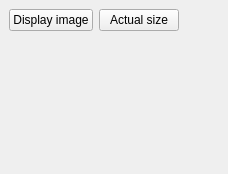
  <widget class="QDockWidget" name="videodock">
   <property name="sizePolicy">
    <sizepolicy hsizetype="Expanding" vsizetype="Expanding">
     <horstretch>1</horstretch>
     <verstretch>0</verstretch>
    </sizepolicy>
   </property>
   <property name="windowTitle">
    <string>Video Display</string>
   </property>
   <attribute name="dockWidgetArea">
    <number>2</number>
   </attribute>
   <widget class="QWidget" name="widget_2">
    <layout class="QVBoxLayout" name="verticalLayout_8">
     <item>
      <layout class="QHBoxLayout" name="horizontalLayout_14">
       <item>
        <widget class="QPushButton" name="playButton">
         <property name="toolTip">
          <string>Display live image.</string>
         </property>
         <property name="text">
          <string>Display image</string>
         </property>
         <!--
         <property name="icon">
          <iconset theme="video-display">
           <normaloff>.</normaloff>.</iconset>
         </property>
         -->
         <property name="checkable">
          <bool>true</bool>
         </property>
        </widget>
       </item>
       <item>
        <widget class="QPushButton" name="unzoomButton">
         <property name="toolTip">
          <string>Fix display size to video size.</string>
         </property>
         <property name="text">
          <string>Actual size</string>
         </property>
         <!--
         <property name="icon">
          <iconset theme="zoom-original">
           <normaloff>.</normaloff>.</iconset>
         </property>
         -->
         <property name="checkable">
          <bool>true</bool>
         </property>
        </widget>
       </item>
       <item>
        <spacer name="horizontalSpacer_3">
         <property name="orientation">
          <enum>Qt::Horizontal</enum>
         </property>
         <property name="sizeHint" stdset="0">
          <size>
           <width>40</width>
           <height>20</height>
          </size>
         </property>
        </spacer>
       </item>
      </layout>
     </item>
     <item>
      <widget class="QArv::GLVideoWidget" name="video" native="true">
       <property name="sizePolicy">
        <sizepolicy hsizetype="MinimumExpanding" vsizetype="MinimumExpanding">
         <horstretch>0</horstretch>
         <verstretch>0</verstretch>
        </sizepolicy>
       </property>
       <property name="minimumSize">
        <size>
         <width>128</width>
         <height>128</height>
        </size>
       </property>
       <property name="maximumSize">
        <size>
         <width>1024</width>
         <height>1024</height>
        </size>
       </property>
       <property name="cursor">
        <cursorShape>CrossCursor</cursorShape>
       </property>
      </widget>
     </item>
    </layout>
   </widget>
  </widget>
